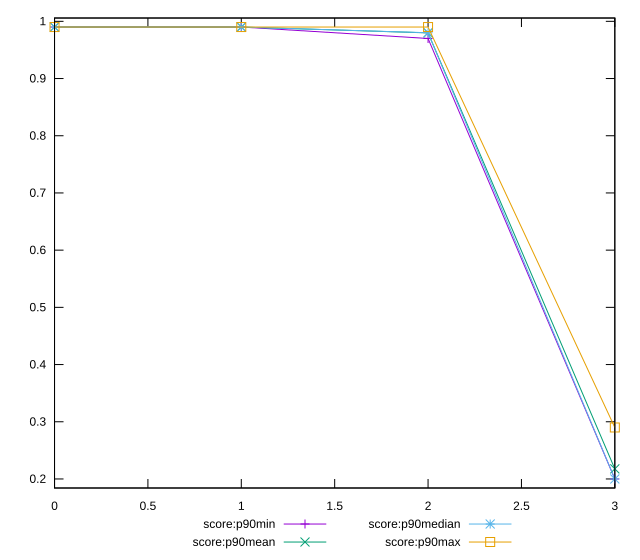

Here is the gnuplot script that generated this plot:
reset

$scoreP90Min <<EOF
0 0.99
1 0.99
2 0.97
3 0.2
EOF

$scoreP90Mean <<EOF
0 0.9899999999999988
1 0.9899999999999988
2 0.979787234042553
3 0.21765957446808482
EOF

$scoreP90Median <<EOF
0 0.99
1 0.99
2 0.98
3 0.2
EOF

$scoreP90Max <<EOF
0 0.99
1 0.99
2 0.99
3 0.29
EOF

set key outside below
set xrange [0:3]
set yrange [0.1842:1.0058]
set trange [0.1842:1.0058]
set terminal svg size 640, 560 enhanced background rgb 'white'
set output "reports/report_00031_2021-02-24T23-18-18.084Z/first-meaningful-paint/progression/score.svg"

plot $scoreP90Min title "score:p90min" with linespoints, \
     $scoreP90Mean title "score:p90mean" with linespoints, \
     $scoreP90Median title "score:p90median" with linespoints, \
     $scoreP90Max title "score:p90max" with linespoints

reset
